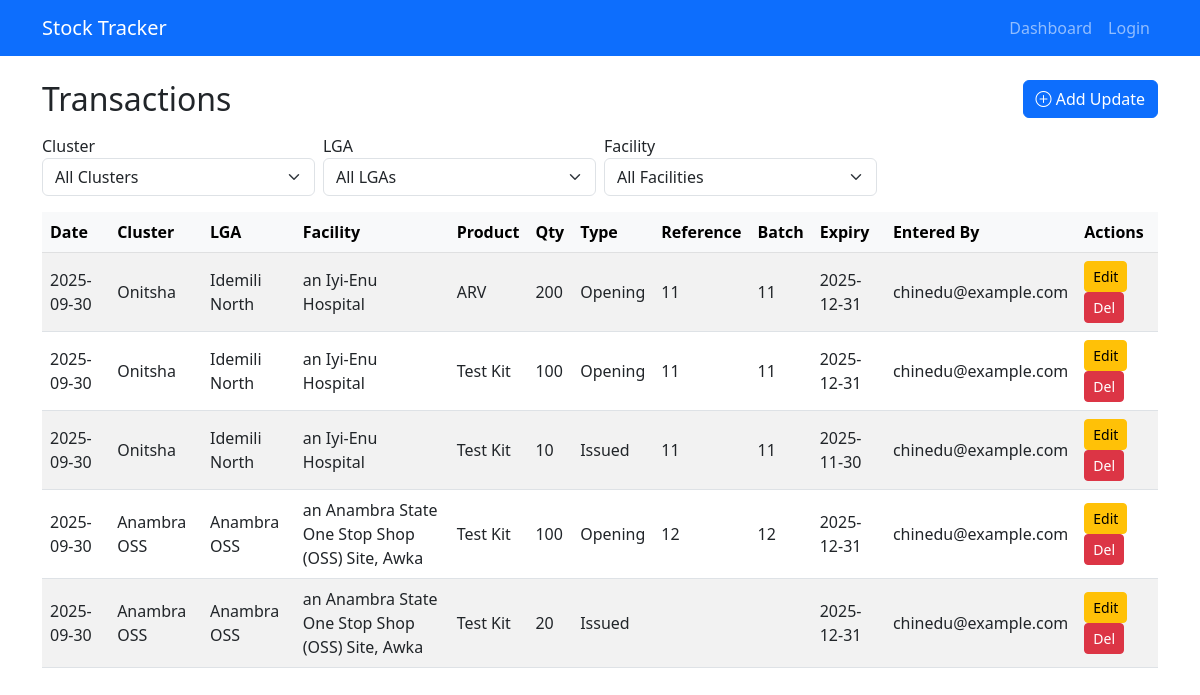
The app's page /transactions, older data.
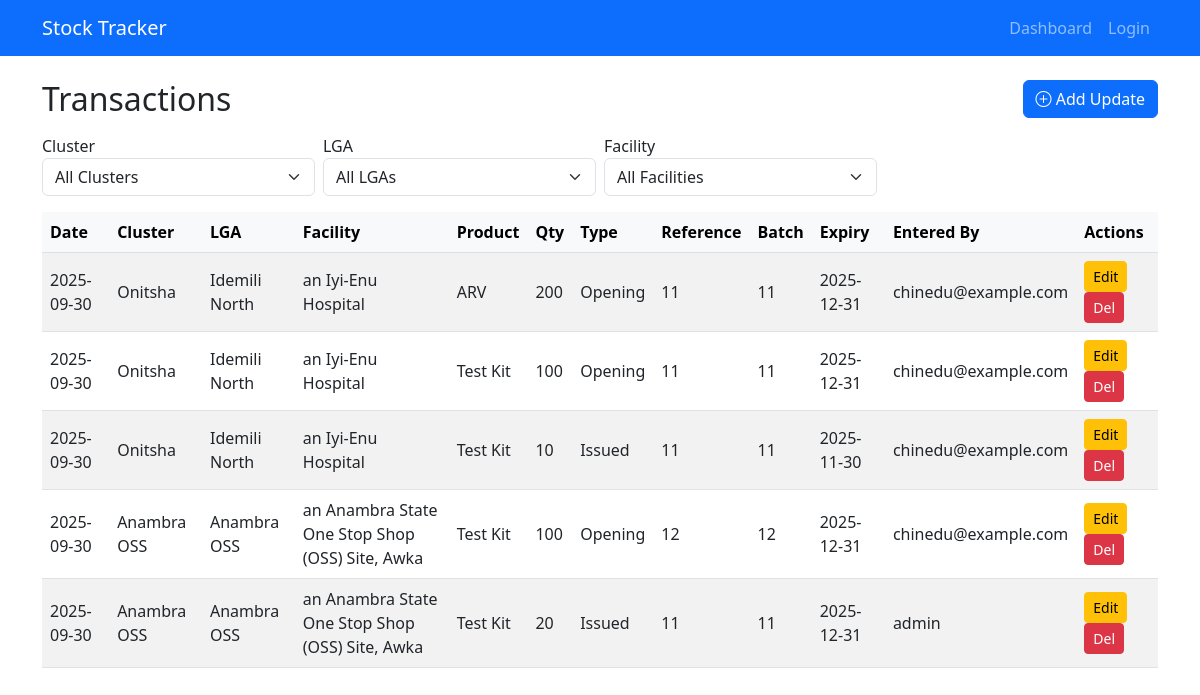
The same page, newer data.
### models.py (models this page shows, shortened)
class StockTransaction(db.Model):
    id = db.Column(db.Integer, primary_key=True)
    facility_id = db.Column(db.Integer, db.ForeignKey('facility.id'), nullable=False)
    product_id = db.Column(db.Integer, db.ForeignKey('product.id'), nullable=False)
    date = db.Column(db.Date, nullable=False, default=datetime.utcnow)
    quantity = db.Column(db.Integer, nullable=False)
    transaction_type = db.Column(db.String(20), nullable=False)
    reference_number = db.Column(db.String(50))
    batch_number = db.Column(db.String(50), nullable=True)
    expiry_date = db.Column(db.Date, nullable=True)
    entered_by = db.Column(db.String(120), nullable=True)  # audit field
    created_at = db.Column(db.DateTime, default=datetime.utcnow)

class Cluster(db.Model):
    id = db.Column(db.Integer, primary_key=True)
    name = db.Column(db.String(100), unique=True, nullable=False)
    lgas = db.relationship('LGA', backref='cluster', lazy=True)

class LGA(db.Model):
    id = db.Column(db.Integer, primary_key=True)
    name = db.Column(db.String(100), nullable=False)
    cluster_id = db.Column(db.Integer, db.ForeignKey('cluster.id'), nullable=False)
    facilities = db.relationship('Facility', backref='lga', lazy=True)

class Facility(db.Model):
    id = db.Column(db.Integer, primary_key=True)
    name = db.Column(db.String(150), nullable=False)
    lga_id = db.Column(db.Integer, db.ForeignKey('lga.id'), nullable=False)
    facility_products = db.relationship('FacilityProduct', backref='facility', lazy=True)
    transactions = db.relationship('StockTransaction', backref='facility', lazy=True)

class Product(db.Model):
    id = db.Column(db.Integer, primary_key=True)
    name = db.Column(db.String(120), nullable=False)
    unit = db.Column(db.String(30))
    facility_products = db.relationship('FacilityProduct', backref='product', lazy=True)
    transactions = db.relationship('StockTransaction', backref='product', lazy=True)

### app.py (the view)
@app.route('/transactions')
def transactions():
    cluster_id = request.args.get('cluster')
    lga_id = request.args.get('lga')
    facility_id = request.args.get('facility')
    query = db.session.query(
        StockTransaction.id,
        StockTransaction.date,
        StockTransaction.quantity,
        StockTransaction.transaction_type,
        StockTransaction.reference_number,
        StockTransaction.batch_number,
        StockTransaction.expiry_date,
        StockTransaction.entered_by,
        Facility.id.label('facility_id'),
        Facility.name.label('facility'),
        LGA.id.label('lga_id'),
        LGA.name.label('lga'),
        Cluster.id.label('cluster_id'),
        Cluster.name.label('cluster'),
        Product.name.label('product')
    ).join(Facility, StockTransaction.facility_id == Facility.id) \
     .join(LGA, Facility.lga_id == LGA.id) \
     .join(Cluster, LGA.cluster_id == Cluster.id) \
     .join(Product, StockTransaction.product_id == Product.id)
    if cluster_id:
        query = query.filter(LGA.cluster_id == cluster_id)
    if lga_id:
        query = query.filter(Facility.lga_id == lga_id)
    if facility_id:
        query = query.filter(StockTransaction.facility_id == facility_id)
    transactions = query.order_by(StockTransaction.date.desc()).all()
    clusters = Cluster.query.order_by(Cluster.name).all()
    lgas = LGA.query.filter_by(cluster_id=cluster_id).order_by(LGA.name).all() if cluster_id else []
    facilities = Facility.query.filter_by(lga_id=lga_id).order_by(Facility.name).all() if lga_id else []
    return render_template(
        'transactions.html',
        transactions=transactions,
        clusters=clusters,
        lgas=lgas,
        facilities=facilities,
        selected_cluster=cluster_id,
        selected_lga=lga_id,
        selected_facility=facility_id
    )

### templates/transactions.html (shortened to what this page needs)
{% extends "base.html" %}
{% block content %}
<div class="d-flex justify-content-between align-items-center mb-3">
  <h2 class="mb-0">Transactions</h2>
  <a href="{{ url_for('add_transaction') }}" class="btn btn-primary">
    <i class="bi bi-plus-circle"></i> Add Update
  </a>
</div>
<form method="get" class="row g-2 mb-3">
  <div class="col-md-3">
    <label>Cluster</label>
    <select name="cluster" class="form-select" onchange="this.form.submit()">
      <option value="">All Clusters</option>
    </select>
  </div>
  <div class="col-md-3">
    <label>LGA</label>
    <select name="lga" class="form-select" onchange="this.form.submit()">
      <option value="">All LGAs</option>
    </select>
  </div>
  <div class="col-md-3">
    <label>Facility</label>
    <select name="facility" class="form-select" onchange="this.form.submit()">
      <option value="">All Facilities</option>
    </select>
  </div>
</form>
<div class="table-responsive">
<table class="table table-striped align-middle">
  <thead class="table-light">
    <tr>
      <th>Date</th>
      <th>Cluster</th>
      <th>LGA</th>
      <th>Facility</th>
      <th>Product</th>
      <th>Qty</th>
      <th>Type</th>
      <th>Reference</th>
      <th>Batch</th>
      <th>Expiry</th>
      <th>Entered By</th>
      <th>Actions</th>
    </tr>
  </thead>
  <tbody>
    {% for tx in transactions %}
    <tr>
      <td>{{ tx.date }}</td>
      <td>{{ tx.cluster }}</td>
      <td>{{ tx.lga }}</td>
      <td>{{ tx.facility }}</td>
      <td>{{ tx.product }}</td>
      <td>{{ tx.quantity }}</td>
      <td>{{ tx.transaction_type }}</td>
      <td>{{ tx.reference_number }}</td>
      <td>{{ tx.batch_number }}</td>
      <td>{{ tx.expiry_date }}</td>
      <td>{{ tx.entered_by }}</td>
      <td>
        <a href="{{ url_for('edit_transaction', id=tx.id) }}" class="btn btn-sm btn-warning">Edit</a>
        <form action="{{ url_for('delete_transaction', id=tx.id) }}" method="post" style="display:inline;"
              onsubmit="return confirm('Are you sure?');">
          <button type="submit" class="btn btn-sm btn-danger">Del</button>
        </form>
      </td>
    </tr>
    {% endfor %}
  </tbody>
</table>
</div>
{% endblock %}

### templates/base.html (shortened to what this page needs)
<!doctype html>
<html lang="en">
<head>
    <link rel="stylesheet" href="https://cdn.jsdelivr.net/npm/bootstrap@5.3.0/dist/css/bootstrap.min.css">
    <link rel="stylesheet" href="https://cdn.datatables.net/1.13.6/css/jquery.dataTables.min.css">
    <link rel="stylesheet" href="https://cdn.datatables.net/responsive/2.5.0/css/responsive.dataTables.min.css">
    <link rel="stylesheet" href="https://cdn.jsdelivr.net/npm/bootstrap-icons@1.10.5/font/bootstrap-icons.css">
</head>
<body>
  <nav class="navbar navbar-expand-lg navbar-dark bg-primary">
    <div class="container">
      <a class="navbar-brand" href="{{ url_for('index') }}">Stock Tracker</a>
      <div class="collapse navbar-collapse" id="navbarNav">
        <ul class="navbar-nav ms-auto">
          <li class="nav-item">
            <a class="nav-link {% if request.endpoint == 'dashboard.dashboard_home' %}active{% endif %}"
              href="{{ url_for('dashboard.dashboard_home') }}">Dashboard</a>
          </li>
          {% if current_user.is_authenticated %}
            <!--
            <li class="nav-item">
              <a class="nav-link {% if request.endpoint == 'add_transaction' %}active{% endif %}"
                href="{{ url_for('add_transaction') }}">Make Update</a>
            </li>-->
            <li class="nav-item">
              <a class="nav-link {% if request.endpoint == 'transactions' %}active{% endif %}"
                href="{{ url_for('transactions') }}">Manage Updates</a>
            </li>
            <!--
            <li class="nav-item">
              <a class="nav-link {% if request.endpoint == 'facility_soh' %}active{% endif %}"
                href="{{ url_for('facility_soh') }}">Facility SOH</a>
            </li>-->
            <li class="nav-item">
              <a class="nav-link {% if request.endpoint == 'report' %}active{% endif %}"
                href="{{ url_for('report') }}">Reports</a>
            </li>
            <li class="nav-item">
              <a class="nav-link {% if request.endpoint == 'admin.manage_data' %}active{% endif %}"
                href="{{ url_for('admin.manage_data') }}">Manage Data</a>
            </li>
            {% if current_user.role == 'super' %}
              <li class="nav-item dropdown">
                <a class="nav-link dropdown-toggle {% if 'auth' in request.endpoint %}active{% endif %}" href="#" role="button" data-bs-toggle="dropdown" aria-expanded="false">
                  Users
                </a>
                <ul class="dropdown-menu dropdown-menu-end">
                  <li><a class="dropdown-item" href="{{ url_for('auth.list_users') }}">Manage Users</a></li>
                  <li><a class="dropdown-item" href="{{ url_for('auth.add_user') }}">Add User</a></li>
                </ul>
              </li>
            {% endif %}
            <li class="nav-item">
              <a class="nav-link" href="{{ url_for('auth.logout') }}">Logout</a>
            </li>
          {% else %}
            <li class="nav-item">
              <a class="nav-link {% if request.endpoint == 'auth.login' %}active{% endif %}" href="{{ url_for('auth.login') }}">Login</a>
            </li>
          {% endif %}
        </ul>
      </div>
    </div>
  </nav>
  <main class="container my-4">
    {% block content %}{% endblock %}
  </main>
</body>
</html>

Row changes from the older to the newer data that the page shows:
changed StockTransaction: reference_number (not shown) → "11"; batch_number (not shown) → "11"; entered_by "chinedu@example.com" → "admin"
